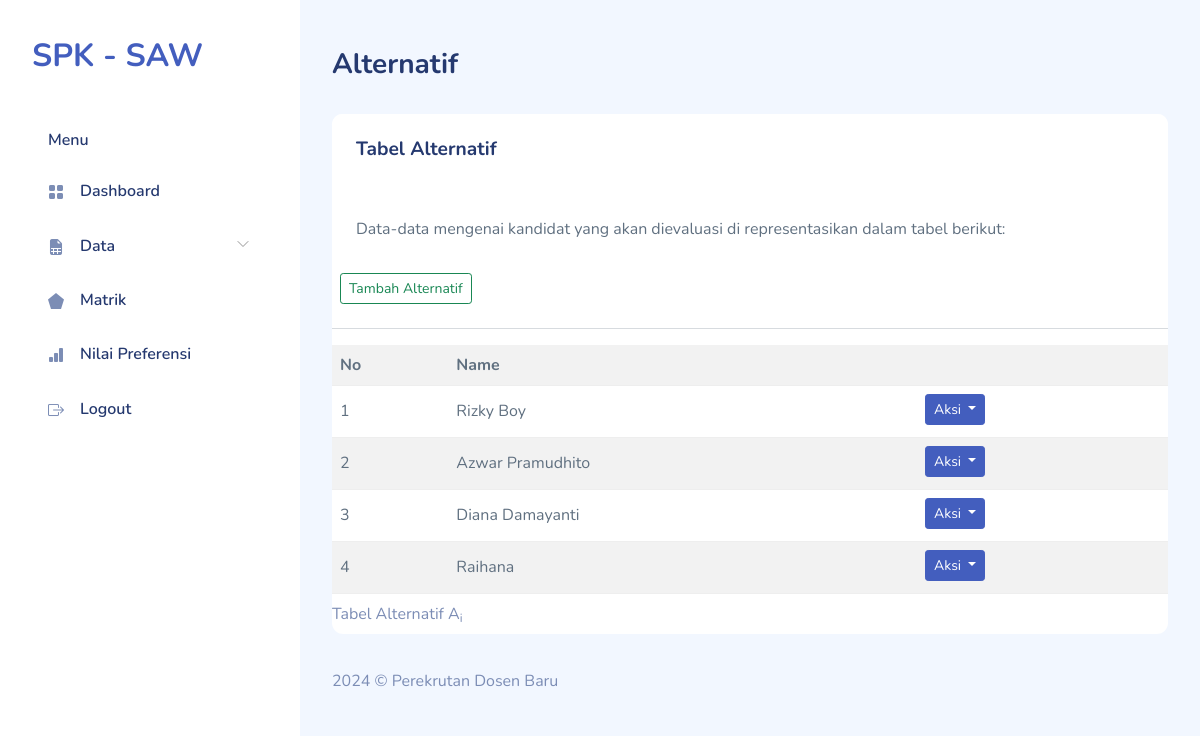
Screenshot of /alternatif.php (signed in) with the database file from the repository.
### tables this page shows
CREATE TABLE `saw_alternatives` (
  `id_alternative` smallint(5) UNSIGNED NOT NULL,
  `name` varchar(30) NOT NULL
);

### alternatif.php (the view, shortened to what this page needs)
<!DOCTYPE html>
<html lang="en">
    <?php
require "layout/head.php";
require "include/conn.php";
?>
    <body>
        <div id="app">
            <?php require "layout/sidebar.php";?>
            <div id="main">
                <div class="page-heading">
                    <h3>Alternatif</h3>
                </div>
                <div class="page-content">
                    <section class="row">
                        <div class="col-12">
                            <div class="card">
                                <div class="card-header">
                                    <h4 class="card-title">Tabel Alternatif</h4>
                                </div>
                                <div class="card-content">
                                    <div class="card-body">
                                        <p class="card-text">
                                            Data-data mengenai kandidat yang akan dievaluasi di representasikan dalam
                                            tabel berikut:
                                        </p>
                                    </div>
                                    <button type="button" class="btn btn-outline-success btn-sm m-2" data-bs-toggle="modal"
                                        data-bs-target="#inlineForm">
                                        Tambah Alternatif
                                    </button>
                                    <hr>
                                    <div class="table-responsive">
                                        <table class="table table-striped mb-0">
                                            <caption>
                                                Tabel Alternatif A<sub>i</sub>
                                            </caption>
                                            <tr>
                                                <th>No</th>
                                                <th colspan="2">Name</th>
                                            </tr>
                                            <?php
$sql = 'SELECT id_alternative,name FROM saw_alternatives';
$result = $db->query($sql);
$i = 0;
while ($row = $result->fetch_object()) {
    echo "<tr>
        <td class='right'>" . (++$i) . "</td>
        <td class='center'>{$row->name}</td>
        <td>
        <div class='btn-group mb-1'>
        <div class='dropdown'>
            <button class='btn btn-primary dropdown-toggle me-1 btn-sm' type='button'
                id='dropdownMenuButton' data-bs-toggle='dropdown'
                aria-haspopup='true' aria-expanded='false'>
                Aksi
            </button>
            <div class='dropdown-menu' aria-labelledby='dropdownMenuButton'>
                <a class='dropdown-item' href='alternatif-edit.php?id={$row->id_alternative}'>Edit</a>
                <a class='dropdown-item' href='alternatif-hapus.php?id={$row->id_alternative}'>Hapus</a>
            </div>
        </div>
    </div>
        </td>
      </tr>\n";
}
?>
                                        </table>
                                    </div>
                                </div>
                            </div>
                        </div>
                    </section>
                </div>
                <?php require "layout/footer.php";?>
            </div>
        </div>
    </body>
</html>

### assets/css/app.css (style rules this page uses)
.btn.btn-danger,.btn.btn-info,.btn.btn-primary,.btn.btn-secondary,.btn.btn-success,.btn.btn-warning { color:#fff }
.card { margin-bottom:2.2rem;border:none }
.card .card-header { border:none }
.card .card-header h4 { font-size:1.2rem;font-weight:700 }
.card .card-content { position:relative }
.card .card-title { font-size:1.2rem }
.card .card-body { padding:1.5rem }
.dropdown-toggle:after { color:#fff }
.dataTable-table td,.dataTable-table thead th,.table td,.table thead th { vertical-align:middle }
#main { margin-left:300px;padding:2rem }
.page-heading { margin:0 0 2rem }
.page-heading h3 { font-weight:700 }

### rows the page displays
saw_alternatives: name "Rizky Boy"
saw_alternatives: name "Azwar Pramudhito"
saw_alternatives: name "Diana Damayanti"
saw_alternatives: name "Raihana"
